Frame 1 (no input): blank canvas, image omitted
Frame 60 (the mouse pressed at the canvas centre just before this capture): blank canvas, image omitted
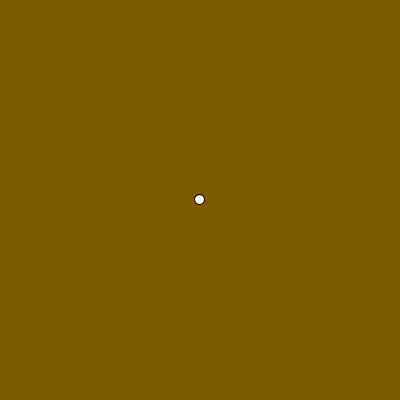
Frame 120 (the mouse held since frame 60 and released just before this capture)

The Processing sketch whose frames 1 and 60 were blank and that drew this single picture after the mouse press (run headless with seeded random() and noise(); from frame 60 on, the mouse is pressed at the canvas centre):

// Processing sketch: easing
// ── easing.pde
float xPos, yPos; // position of the ellipse
float ease = .1; // amount of ground to cover

void setup() {
  size(400, 400);
  colorMode(HSB);
}

void draw() {
  background(30, 255, 127); 

  float targetX = mouseX;
  float dx = targetX - xPos;
  xPos += dx*ease;

  float targetY = mouseY;
  float dy = targetY - yPos;
  yPos += dy*ease;

  ellipse(xPos, yPos, 10, 10);
}
